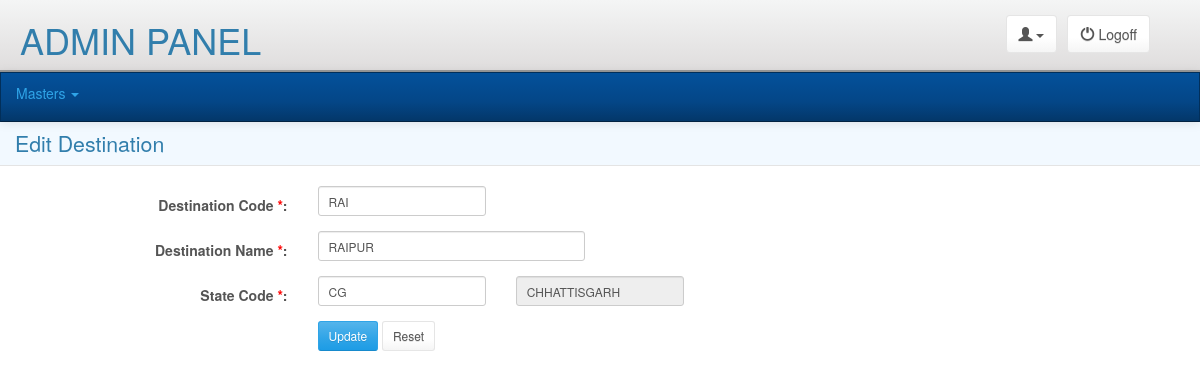
The page /adminpanel/masters/destination/edit_destination.php?id=1053 (signed in) on the database its author committed.
### tables this page shows
CREATE TABLE `tbl_destinations` (
  `Destination_Id` smallint(6) NOT NULL,
  `Destination_Code` varchar(20) NOT NULL,
  `Destination_Name` varchar(50) NOT NULL,
  `State_Id` tinyint(4) NOT NULL
);

CREATE TABLE `tbl_states` (
  `State_Id` tinyint(4) NOT NULL,
  `State_Code` varchar(20) NOT NULL,
  `State_Name` varchar(50) NOT NULL,
  `Zone_Id` tinyint(4) NOT NULL
);

### libraries/classes/DBConn.php (called while the page is built, shortened)
<?php
class DBConn extends Conn {
	 function ExecuteQuery($userQuery)
	{
		$result= mysql_query($userQuery);
                $num_fields = mysql_num_fields($result);
				$obj = array();
				$x=1;
				while($row=mysql_fetch_array($result)){
				  for($j=0;$j<$num_fields;$j++){
					 $name = mysql_field_name($result, $j);
					 $obj[$x][$name]=$row[$name];
					}
					$x++;
					}
     return $obj;
	}
}
?>

### adminpanel/masters/destination/edit_destination.php (the view, shortened to what this page needs)
<?php
require_once(PATH_LIBRARIES.'/classes/DBConn.php');
include(PATH_ADMIN_INCLUDE.'/header.php');
$db = new DBConn();
$res=$db->ExecuteQuery("SELECT D.*, S.State_Code, S.State_Name FROM tbl_destinations D
INNER JOIN tbl_states S ON S.State_Id = D.State_Id
WHERE D.Destination_Id='".$_GET['id']."'");
?>
<div class="pageTitle">
	<h1>Edit Destination</h1>
</div>
<div class="main">
    <div class="clear formbgstyle">
    	<form class="form-horizontal" role="form" id="editDest" method="post">
        	<div>
            	<div class="form-group">
                  <label class="control-label col-sm-3 mandatory" for="dest_code">Destination Code <span>*</span>:</label>
                  <div class="col-sm-2">
                    <input type="text" class="form-control input-sm" id="dest_code" name="dest_code" placeholder="Destination Code" value="<?php echo $res[1]['Destination_Code']; ?>" />
                  </div>
                </div>
                <div class="form-group">
                  <label class="control-label col-sm-3 mandatory" for="dest_name">Destination Name <span>*</span>:</label>
                  <div class="col-sm-3">
                    <input type="text" class="form-control input-sm" id="dest_name" name="dest_name" placeholder="Destination Name" value="<?php echo $res[1]['Destination_Name']; ?>" />
                  </div>
                </div>
                <div class="form-group">
                  <label class="control-label col-sm-3 mandatory" for="state_code">State Code <span>*</span>:</label>
                  <div class="col-sm-2">
                  	<input type="text" class="form-control input-sm" id="state_code" name="state_code" placeholder="Ex: CG, MH..." value="<?php echo $res[1]['State_Code']; ?>" />
                  </div>
                  <div class="col-sm-2" id="statename">
                  	 <input type="text" class="form-control input-sm" id="state_name" name="state_name" placeholder="State Name" readonly="readonly" value="<?php echo $res[1]['State_Name']; ?>" />
                  </div>
                </div>
                <div class="form-group">
                  <div class="col-sm-3"></div>
                  <div class="col-sm-3">
                  	<input type="button" class="btn btn-primary btn-sm" id="edit" value="Update">
                    <input type="reset" class="btn btn-default btn-sm" value="Reset" id="reset">
                  </div>
                </div>
            </div>
        </form>
    </div>
</div>

### css/adminpanel_style.css (style rules this page uses)
.pageTitle { border-bottom:solid 1px #e4e4e4; padding:10px 15px; margin:0 0 20px 0; background:#f2f9ff }
.pageTitle h1 { font-size:16pt; margin:0; }
.clear { clear:both; }
.mandatory span { color:red; }
.main { margin: 20px; }

### rows shown on the page
tbl_destinations: dest_code "RAI", dest_name "RAIPUR", state_code "CG", state_name "CHHATTISGARH"
